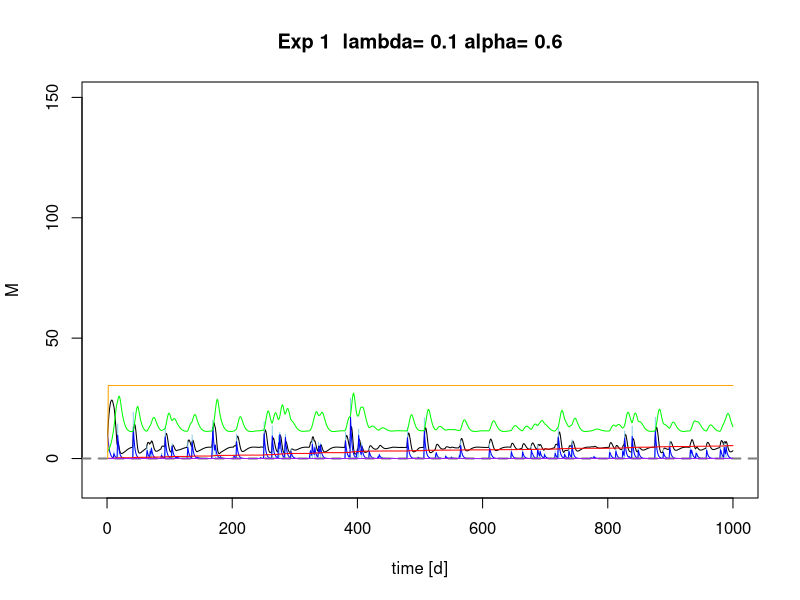
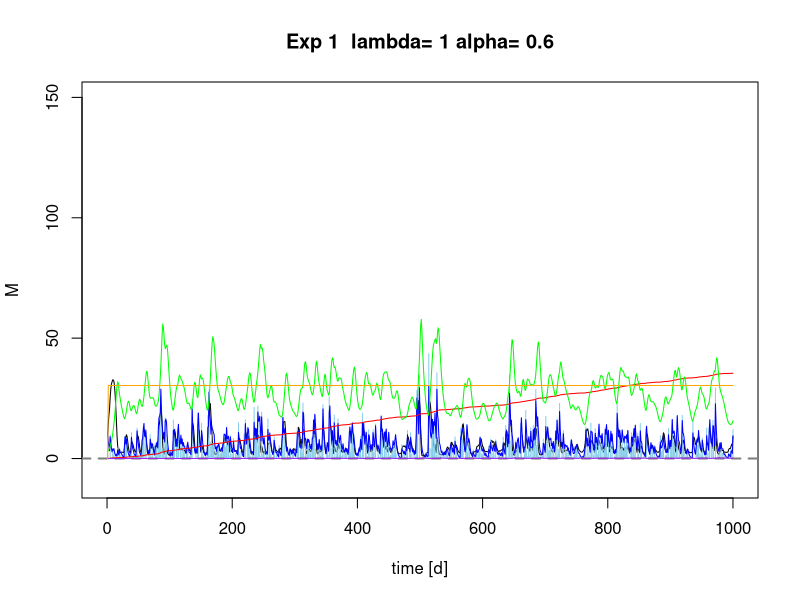
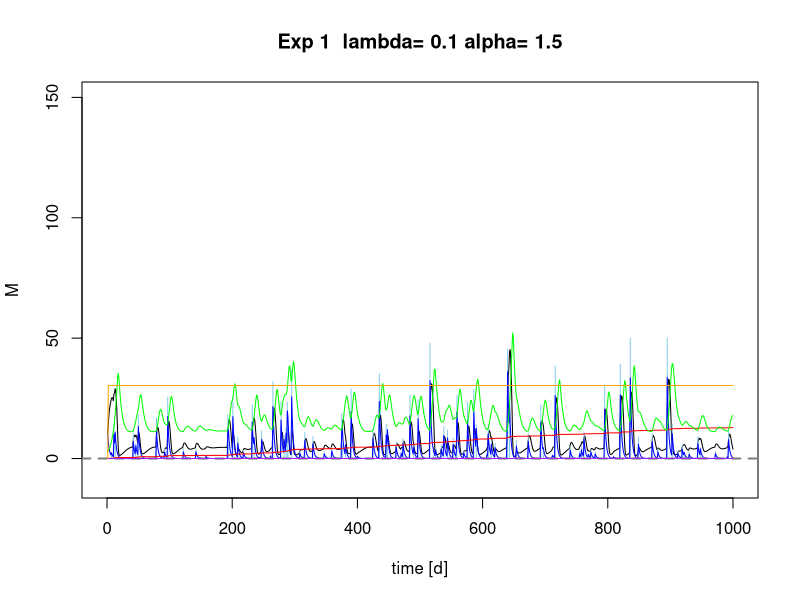
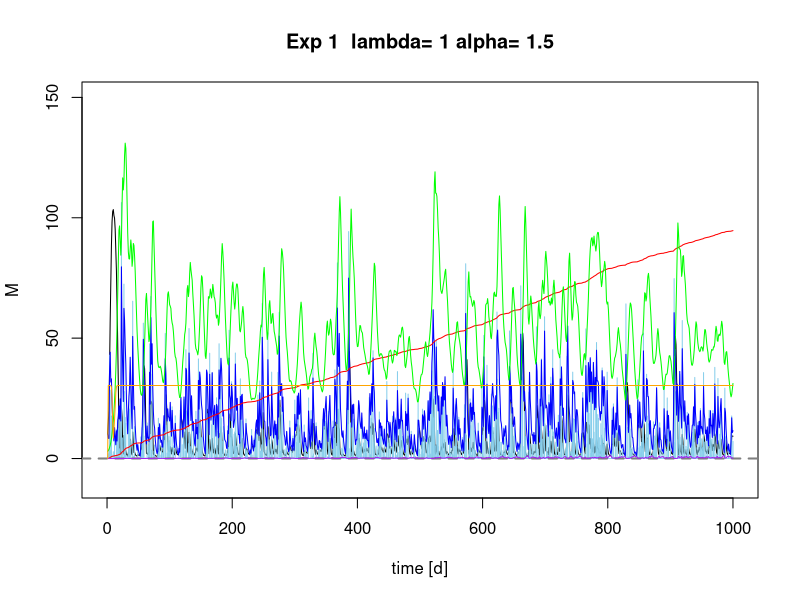
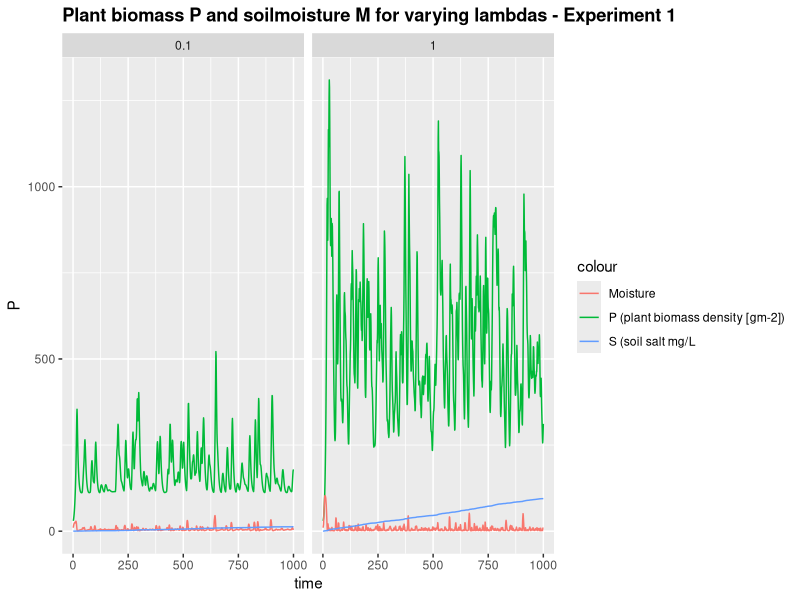
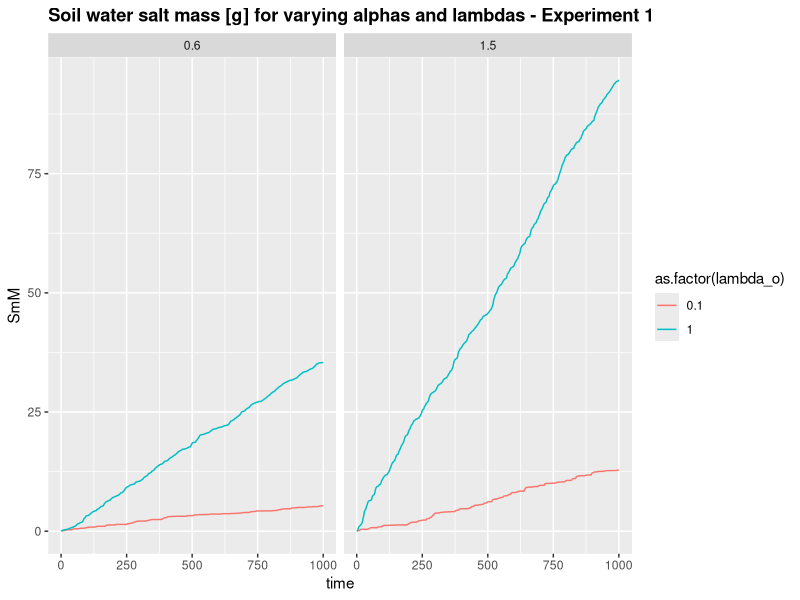
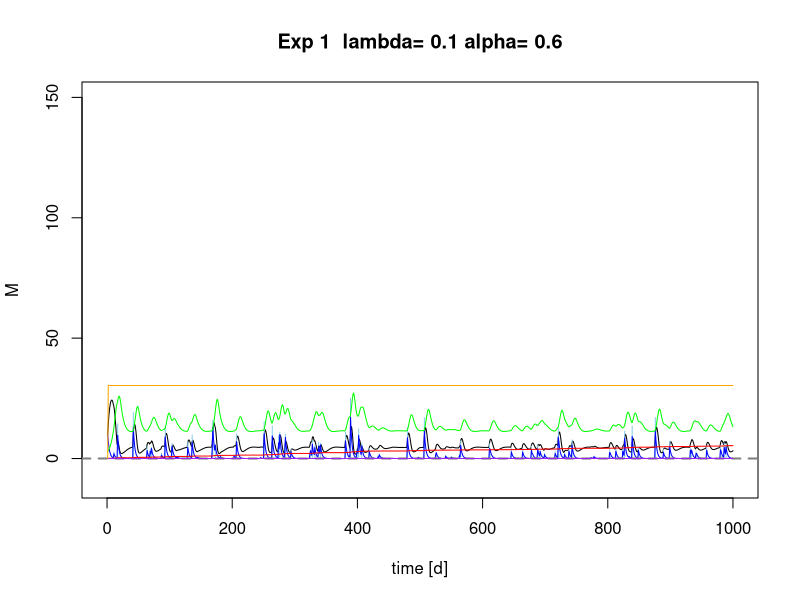
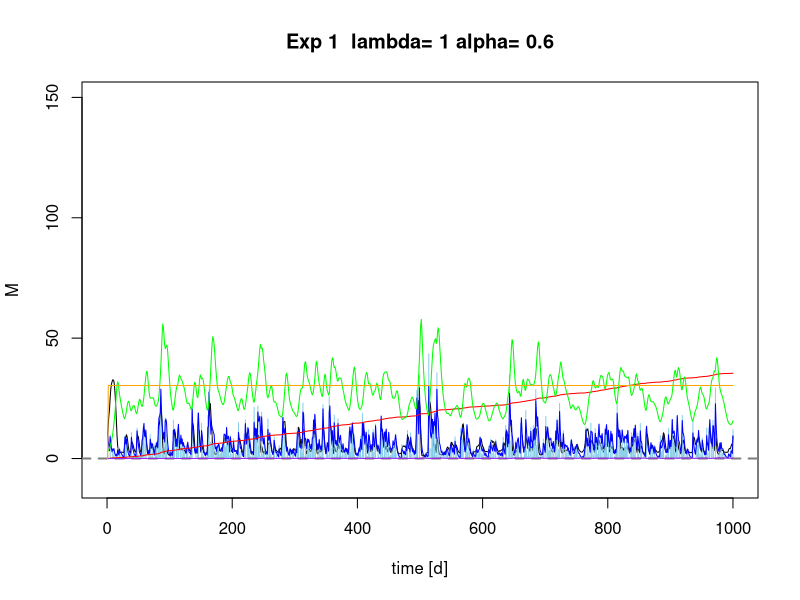

The R source for these figures, in order:
## ---- chunk 1

# Sandy Clay Loam
    n<-0.367 # porosity
    # more soil variables for evaporation & losses
    # Hydraulic conductivity
    K_s<-52.08*10 # mm/day
    # campbell's b
    b<-6.4069 # neurotheta sandy clay loam
    # van Genuchten parameters
#     avg <- 0.0521
#     nvg <- 1.237
    s_fc<-0.2677/n # Field capacity
    # This is the bubbling pressure
    psi_s_bar<--1.2E-3 #
 
   h1bar =  -psi_s_bar 
   hb = psi_s_bar*-10^5
 

  Zmax =1000 # [cm] maximum GROUNDWATER DEPTH
  Z =1000 # [cm] actual groundwater depth 

# parameters describing the soil
  soilpar <- list(b = b, n = n, s_fc = s_fc, K_s = K_s, 
                psi_s_bar = psi_s_bar, h1bar = h1bar, hb = hb)
    #................................................
    # Vegetation 1 (Grass)
    # paspalum secateum F-I and R-I, 2004

    Zr = 400 # soil depth (cm)   Also Table 2...Fernandez-Illescas and Rodriguez-Iturbe...2001


 # parameters describing the root zone   
  vegpar <- list(Zr = Zr)


# parameters describing plant dynamics and salt features

  alpha_i=0.5 #maximum infiltration rate per day, http://www.fao.org/docrep/s8684e/s8684e0a.htm
         
  k=12 # Saco et al, 2013
  W0=0.2 # Saco et al, 2013
  gmax=0.05 # Saco et al, 2013
  k1=5 # Saco et al, 2013
  c=10  # Saco et al, 2013
  f= 0.4  # f is the soil salt leaching efficiency (whether some salt is retained)
  ConcConst = 0.01 # ConcConst is the concentration of the salt in the infiltrating water in g/l
  CM.gw = 0.1 # salt concentration in groundwater
  d=0.24 # fraction of plant mortality
  
  par <- list(alpha_i=alpha_i,k=k, W0=W0, gmax=gmax, k1=k1, c=c, f=f, ConcConst=ConcConst, CM.gw= CM.gw, d=d)
## ---- chunk 2
Infil <- function(h,P, par){
  
  I=par$alpha_i*h*(P+par$k*par$W0)/(P+par$k)
  
  return (I)
}
## ---- chunk 3

WU <- function(M,P,par){ 
# using Svir in here means scaling Svir back to M, easier to do at Svir in balances  
#  WU=par$gmax*((M*(1+Svir))/(((M*(1+Svir))+par$k1)))*P 
  WU=par$gmax*(M/((M+par$k1)))*P 
  
  return(WU)
}
## ---- chunk 4

Gr <- function(M,P,par) { 
  
  Gr = par$c*WU(M,P,par)
  
  return(Gr)
}
## ---- chunk 5
Mo <- function(P,par) {
  # needs to be M/Svir because both are "large" numbers
  # you want a number ~1 for multiplication, or <0.1 for addition
  Mo = P*(par$d)
  
  return(Mo)

}
## ---- chunk 6
#******************************************
# based on Salvucci, 1993
L_n <- function(M,Z,Zmax,soilpar,vegpar) {
   Zr <- vegpar$Zr
   hb <- - soilpar$psi_s_bar*10^5 # (mm?)
   soilpar$s_fc <- (Z/hb)^(-1/soilpar$b)
   
   s=M/(soilpar$n*vegpar$Zr)
  
   psi = hb*s^-soilpar$b
 
#   hb <- hb*soilpar$n
#  hb_nd <- hb/psi # non-dim hb
   m=2 + 3/soilpar$b#5.64  # in Salvucci's paper it is called n, but I called it m here to not confuse it with porosity
   #m=3.3 # 3.3 for clay, 5.64 for silt-loam, 11.88 for sand-loam 


Znd <- Z/Zmax  # a non-dimensional Znd between 0 and 1 is defined, e.g. Zmax=10 m, Z= 1 m, Znd=0.1


#non-dimensional form of the flow rate equation  #nd flow rate
# qtot <- -soilpar$K_s*((z/hb)^(-n)-(s^-soilpar$b)^(-n))/(1+(s^-soilpar$b)^        (-n)+(n-1)*(z/hb)^(-n))/(soilpar$n*vegpar$Zr)

q <-((Z/hb)^(-m)-(psi/hb)^(-m))/(1+(psi/hb)^(-m)+(m-1)*(Z/hb)^(-m))#/(soilpar$n*Zr) # 
#q <-((((Znd/hb_nd)^-m)-((psi/hb)^-m))/((1+((psi/hb)^-m))+((m-1)*((Znd/hb_nd#)^-m)))) # 
# q <-((((Znd/hb_nd)^-m)-((psi/hb)^-m))/((1+((psi/hb)^-m))+((m-1)*((Znd/hb_nd)^-m)))) # 

# Mass flux
#browser()
flux <- soilpar$K_s*q
#flux<-ifelse(s<soilpar$s_fc, abs(flux), -abs(flux))


return(flux)
}

## ---- chunk 7
balances <- function(Rain, par, plotit=T,
                      soilpar,
                      vegpar){
   

  
# Storage vectors for the daily steps are initialized.

   M <- rep(0,length(Rain)) # soil moisture [mm]
   h <- rep(0,length(Rain)) # infiltration depth [mm]
   P <- rep(0,length(Rain)) #biomass density []
   CM<- rep(0,length(Rain)) # Salt concentration in soil water in g/L or g/mm
   SmI<- rep(0,length(Rain)) # Salt mass in infiltrating water [g]
   SmM <- rep(0,length(Rain)) # Salt mass in soil water [g]
   In <- rep(0,length(Rain)) # infiltration [mm]

   Svir <- rep(0,length(Rain)) # virtual saturation
   flux<- rep(0,length(Rain)) # drainage and capillary rise flux, according to sign



# Initial values to start the simulation.

   
   M[1] <- 10
   h[1] <- 10 
   P[1] <- 30
   CM[1]<- 0
   Svir[1] <- M[1]



# We decided to split the numerical calculations for the daily into 12 substeps.

   deltat <- 12 # split in 12 increments

  
# Storage vectors for the substeps are initialized.

   M_sub <- rep(0,deltat)
   h_sub <- rep(0,deltat)
   I_sub <- rep(0,deltat)
   #Q_sub <- rep(0,deltat)
   WU_sub <-rep(0,deltat) # Water uptake in mm
   P_sub <- rep(0,deltat) 
   Gr_sub <- rep(0,deltat) # Growth of biomass
   Mo_sub<- rep(0,deltat) # Mortality of biomass
   SmI_sub <- rep(0,deltat) 
   SmM_sub<- rep(0,deltat) 
   CM_sub<- rep(0,deltat) 
  Svir_sub <- rep(0,deltat) # virtual saturation

   flux_sub<-rep(0,deltat) # calculates leakage loss without evaporation loss

   U_salt <-rep(0,deltat)
   L_salt <-rep(0,deltat)


  
   timeincr= 1/deltat
   
  for (t in 2:length(Rain)){
    
    for (tt in 1:(deltat-1)) {
      
      h.old <- ifelse(tt==1,h[t-1],h_sub[tt])
      P.old <- ifelse(tt==1,P[t-1],P_sub[tt])
      M.old <- ifelse(tt==1,M[t-1],M_sub[tt])
      SmI.old <-ifelse(tt==1,SmI[t-1],SmI_sub[tt])
      CM.old <-ifelse(tt==1,CM[t-1],CM_sub[tt])
      Svir.old <-ifelse(tt==1,Svir[t-1],Svir_sub[tt])


# Balance for water depth on soil


h_sub[tt+1] <- h.old + ifelse(tt==1,(10*Rain[t]),0) - Infil(h.old, P.old,par)*timeincr

# Infiltration

      I_sub[tt] <- Infil(h.old, P.old,par)*timeincr

#  1. Update soil moisture with infiltration

      M_sub[tt + 1] <- M.old + I_sub[tt]      
      
# Now do all plant uptake and growth
# water uptake by plants: include infiltration in available water

      WU_sub[tt] <- WU(M=Svir.old,P.old,par)*timeincr 
      
      # growth rate
      Gr_sub[tt] <- Gr(M=Svir.old, P.old,par)*timeincr 
      # Mortality
      Mo_sub[tt]<- Mo(P.old, par)*timeincr
      # calculate plant biomass balance
      P_sub[tt + 1] <- P.old + Gr_sub[tt]- Mo_sub[tt] 
      
      
# re-calculate water balance
# 2. before leaching
      M_sub[tt + 1] <- M.old + I_sub[tt] - WU_sub[tt] #- L_sub[tt] 

# Calculate salt concentration in the soil

 # 3. calculate leaching and capillary rise amount
  flux_sub[tt+1]<-do.call(L_n,list(M=M_sub[tt+1],Z=Z, Zmax=Zmax,soilpar=soilpar,vegpar=vegpar))

# 4. final adjust soil moisture for leaching or capillary rise
 
   M_sub[tt + 1] <-  M_sub[tt + 1] + flux_sub[tt+1]*timeincr


# calculate saltbalance

# Salt leaching
    L_salt[tt+1] <- ifelse(flux_sub[tt+1]<0, par$f*CM_sub[tt+1]*flux_sub[tt+1]*timeincr,0) # leaching of salt

# salt uplfow
    U_salt[tt+1] <- ifelse(flux_sub[tt+1]>0, par$CM.gw*flux_sub[tt+1]*timeincr,0) # rise of salt

# salt mass coming in with infiltration
      SmI_sub[tt+1]<- SmI.old + I_sub[tt]*par$ConcConst 

#salt mass in soil
     SmM_sub[tt+1] <- SmI_sub[tt+1] + U_salt[tt+1] - L_salt[tt+1]
# salt concentration in soil
   CM_sub[tt+1]<- (SmM_sub[tt+1]/M_sub[tt+1])*(1/58.44) # 
    
# Virtual saturation (Shah et al., 2012), here in [mm] to be in the same unit as M
    Svir_sub[tt + 1]<-soilpar$n*vegpar$Zr*((soilpar$h1bar*10^-1)^(1/soilpar$b))*
                     ((soilpar$h1bar*10^-1)*(M_sub[tt + 1]/
                       (soilpar$n*vegpar$Zr))^(-soilpar$b)
                       +(3.6*CM_sub[tt + 1]))^(-1/soilpar$b)

    } 
  
# Aggregating the substep results to daily values.

    P[t] = P_sub[deltat]
    M[t] = M_sub[deltat]
    h[t] = h_sub[deltat]
    CM[t] = CM_sub[deltat]
    SmM[t] = SmM_sub[deltat] 
    SmI[t]=SmI_sub[deltat]
    In[t]= sum(I_sub)
    flux[t] = sum(flux_sub)
    Svir[t] = Svir_sub[deltat]

}


# Plotting
 
if (plotit==T) {  
  plot(M, type="l",ylim=c(-10,150),xlim=c(0,time),xlab=("time [d]"), main=paste("Exp 1  lambda=", lambda[j],"alpha=", alpha[i]))
  points(Rain*10, type="h", col="skyblue")
   
    lines(h,type="l", col="blue")
    abline(h=0, col="Gray50",lwd=2,lty=2)

    lines(SmM,type="l", col="red")
    lines(CM,type="l", col="purple")
    lines(P/10,type="l", col="green")
    lines(flux,type="l", col="orange")

#  legend("topright",cex=1, pt.cex=0.4, c("Moisture [mm]","Rainfall [mm]*10","overland flow depth[mm] ","salt mass in soil water [g]", "salt concentration in soil water [g/l]", "Plant biomass density [g/m^2]/10"),
#          col=c("black","skyblue","blue","red","purple","green"),lty=1)
 

}

Out <- data.frame(P=P,M=M,h=h, CM=CM, SmM=SmM, In=In, flux=flux, Svir=Svir)
return(Out)
}
## ---- chunk 8
alpha <- c(0.6,1.5) 
lambda <- c(0.1,1)

Store <- list()
sub_store <- list()
time <- 1000
delta <- 0
set.seed(1000)
## ---- chunk 9
# set the mortality value
# source("Rainfall.R")
Precip <- function(time,alpha,lambda,delta) {
  # generate a vector of times between rainfall events > delta
  f_P<-floor(rexp(time,lambda*exp(-delta/alpha))) # vector of times between rainfall occurrences (equation 4 & 8)
  # generate a binary vector from this (impulse function)
  binary.vec <- unlist(lapply(1:time,function(i) c(rep(0,f_P[i]),1)))
  R <- rexp(length(binary.vec),1/alpha)*binary.vec 
  return(R[1:time])
}

    for (i in 1:length(alpha)) {
  
for (j in 1:length(lambda)) {
      # generate the rainfall
    Rain <- Precip(time,alpha[i],lambda[j],delta)
    Rainlist <- data.frame(Precip(time,alpha[i],lambda[j],delta))
  
    sub_store[[j]] <-data.frame(alpha_o=rep(alpha[i],time),
                                lambda_o=rep(lambda[j],time),
                                balances(Rain,plotit=T, par=par,
                                soilpar, vegpar))
  }
  Store[[i]] <- sub_store
}
## ---- chunk 10
require(ggplot2)
lambda_sum <- do.call(rbind,Store[][[2]])
lambda_sum$time <- rep(1:time,length(lambda))

pl <- ggplot(lambda_sum,aes(x=time,y=P, colour="P (plant biomass density [gm-2])")) + geom_line()
pl  <- pl + geom_line(aes(x=time,y=M, colour="Moisture"))  
pl <- pl +  facet_wrap(~lambda_o)   #, colour=lambda_o (put this in aes-brackets) 
pl  + ggtitle("Plant biomass P and soilmoisture M for varying lambdas - Experiment 1") +  geom_line(aes(x=time, y=SmM, colour= "S (soil salt mg/L")) + theme(plot.title = element_text(lineheight=.8, face="bold"))
## ---- chunk 11
lambda_sum_all <- do.call(rbind,do.call(rbind,Store))
lambda_sum_all$time <- rep(rep(1:time,length(lambda)),length(alpha))


pa <- ggplot(lambda_sum_all,aes(x=time,y=SmM,col=as.factor(lambda_o))) + geom_line(linetype=1) 
# pa <- pa + + scale_color_gradient(low="blue", high="red")
pa <- pa  + facet_wrap(~alpha_o) + ggtitle("Soil water salt mass [g] for varying alphas and lambdas - Experiment 1") + theme(plot.title = element_text(lineheight=.8, face="bold"))
pa  
## ---- chunk 12
h1P<- lambda_sum$P
h1M <-lambda_sum$M
h1SmM<-lambda_sum$SmM
h1CM<-lambda_sum$CM

## ---- chunk 13

Gr <- function(M,P,par) { 
  
  Gr = par$c*WU(M,P,par)
  
  return(Gr)
}
## ---- chunk 14
Mo <- function(P,M,Svir,par) {
  # needs to be M/Svir because both are "large" numbers
  # you want a number ~1 for multiplication, or <0.1 for addition
  Mo = P*(par$d*(M/Svir))
  
  return(Mo)

}
## ---- chunk 15
balances <- function(Rain, par, plotit=T,
                      soilpar,
                      vegpar){
   

  
# Storage vectors for the daily steps are initialized.

   M <- rep(0,length(Rain)) # soil moisture [mm]
   h <- rep(0,length(Rain)) # infiltration depth [mm]
   P <- rep(0,length(Rain)) #biomass density []
   CM<- rep(0,length(Rain)) # Salt concentration in soil water in g/L or g/mm
   SmI<- rep(0,length(Rain)) # Salt mass in infiltrating water [g]
   SmM <- rep(0,length(Rain)) # Salt mass in soil water [g]
   In <- rep(0,length(Rain)) # infiltration [mm]

   Svir <- rep(0,length(Rain)) # virtual saturation
   flux<- rep(0,length(Rain)) # drainage and capillary rise flux, according to sign



# Initial values to start the simulation.

   
   M[1] <- 10
   h[1] <- 10 
   P[1] <- 30
   CM[1]<- 0
   Svir[1] <- M[1]



# We decided to split the numerical calculations for the daily into 12 substeps.

   deltat <- 12 # split in 12 increments

  
# Storage vectors for the substeps are initialized.

   M_sub <- rep(0,deltat)
   h_sub <- rep(0,deltat)
   I_sub <- rep(0,deltat)
   #Q_sub <- rep(0,deltat)
   WU_sub <-rep(0,deltat) # Water uptake in mm
   P_sub <- rep(0,deltat) 
   Gr_sub <- rep(0,deltat) # Growth of biomass
   Mo_sub<- rep(0,deltat) # Mortality of biomass
   SmI_sub <- rep(0,deltat) 
   SmM_sub<- rep(0,deltat) 
   CM_sub<- rep(0,deltat) 
  Svir_sub <- rep(0,deltat) # virtual saturation

   flux_sub<-rep(0,deltat) # calculates leakage loss without evaporation loss

   U_salt <-rep(0,deltat)
   L_salt <-rep(0,deltat)


  
   timeincr= 1/deltat
   
  for (t in 2:length(Rain)){
    
    for (tt in 1:(deltat-1)) {
      
      h.old <- ifelse(tt==1,h[t-1],h_sub[tt])
      P.old <- ifelse(tt==1,P[t-1],P_sub[tt])
      M.old <- ifelse(tt==1,M[t-1],M_sub[tt])
      SmI.old <-ifelse(tt==1,SmI[t-1],SmI_sub[tt])
      CM.old <-ifelse(tt==1,CM[t-1],CM_sub[tt])
      Svir.old <-ifelse(tt==1,Svir[t-1],Svir_sub[tt])


# Balance for water depth on soil


h_sub[tt+1] <- h.old + ifelse(tt==1,(10*Rain[t]),0) - Infil(h.old, P.old,par)*timeincr

# Infiltration

      I_sub[tt] <- Infil(h.old, P.old,par)*timeincr

#  1. Update soil moisture with infiltration

      M_sub[tt + 1] <- M.old + I_sub[tt]      
      
# Now do all plant uptake and growth
# water uptake by plants: include infiltration in available water

      WU_sub[tt] <- WU(M=Svir.old,P.old,par)*timeincr 
      
      # growth rate
      Gr_sub[tt] <- Gr(M=M.old, P.old,par)*timeincr 
      # Mortality
      Mo_sub[tt]<- Mo(P.old,M=M.old, Svir=Svir.old, par)*timeincr
      # calculate plant biomass balance
      P_sub[tt + 1] <- P.old + Gr_sub[tt]- Mo_sub[tt] 
      
      
# re-calculate water balance
# 2. before leaching
      M_sub[tt + 1] <- M.old + I_sub[tt] - WU_sub[tt] #- L_sub[tt] 

# Calculate salt concentration in the soil

 # 3. calculate leaching and capillary rise amount
  flux_sub[tt+1]<-do.call(L_n,list(M=M_sub[tt+1],Z=Z, Zmax=Zmax,soilpar=soilpar,vegpar=vegpar))

# 4. final adjust soil moisture for leaching or capillary rise
 
   M_sub[tt + 1] <-  M_sub[tt + 1] + flux_sub[tt+1]*timeincr


# calculate saltbalance

# Salt leaching
    L_salt[tt+1] <- ifelse(flux_sub[tt+1]<0, par$f*CM_sub[tt+1]*flux_sub[tt+1]*timeincr,0) # leaching of salt

# salt uplfow
    U_salt[tt+1] <- ifelse(flux_sub[tt+1]>0, par$CM.gw*flux_sub[tt+1]*timeincr,0) # rise of salt

# salt mass coming in with infiltration
      SmI_sub[tt+1]<- SmI.old + I_sub[tt]*par$ConcConst 

#salt mass in soil
     SmM_sub[tt+1] <- SmI_sub[tt+1] + U_salt[tt+1] - L_salt[tt+1]
# salt concentration in soil
   CM_sub[tt+1]<- (SmM_sub[tt+1]/M_sub[tt+1])*(1/58.44) # 
    
# Virtual saturation (Shah et al., 2012), here in [mm] to be in the same unit as M
    Svir_sub[tt + 1]<-soilpar$n*vegpar$Zr*((soilpar$h1bar*10^-1)^(1/soilpar$b))*
                     ((soilpar$h1bar*10^-1)*(M_sub[tt + 1]/
                       (soilpar$n*vegpar$Zr))^(-soilpar$b)
                       +(3.6*CM_sub[tt + 1]))^(-1/soilpar$b)

    } 
  
# Aggregating the substep results to daily values.

    P[t] = P_sub[deltat]
    M[t] = M_sub[deltat]
    h[t] = h_sub[deltat]
    CM[t] = CM_sub[deltat]
    SmM[t] = SmM_sub[deltat] 
    SmI[t]=SmI_sub[deltat]
    In[t]= sum(I_sub)
    flux[t] = sum(flux_sub)
    Svir[t] = Svir_sub[deltat]

}


# Plotting
 
if (plotit==T) {  
  plot(M, type="l",ylim=c(-10,150),xlim=c(0,time),xlab=("time [d]"), main=paste("Exp 1  lambda=", lambda[j],"alpha=", alpha[i]))
  points(Rain*10, type="h", col="skyblue")
   
    lines(h,type="l", col="blue")
    abline(h=0, col="Gray50",lwd=2,lty=2)

    lines(SmM,type="l", col="red")
    lines(CM,type="l", col="purple")
    lines(P/10,type="l", col="green")
    lines(flux,type="l", col="orange")

#  legend("topright",cex=1, pt.cex=0.4, c("Moisture [mm]","Rainfall [mm]*10","overland flow depth[mm] ","salt mass in soil water [g]", "salt concentration in soil water [g/l]", "Plant biomass density [g/m^2]/10"),
#          col=c("black","skyblue","blue","red","purple","green"),lty=1)
 

}

Out <- data.frame(P=P,M=M,h=h, CM=CM, SmM=SmM, In=In, flux=flux, Svir=Svir)
return(Out)
}
## ---- chunk 16
alpha <- c(0.6,1.5) 
lambda <- c(0.1,1)

Store <- list()
sub_store <- list()
time <- 1000
delta <- 0
set.seed(1000)
## ---- chunk 17
#source("Rainfall.R")


for (i in 1:length(alpha)) {
  
for (j in 1:length(lambda)) {
    # generate the rainfall
    Rain <- Precip(time,alpha[i],lambda[j],delta)
    Rainlist <- data.frame(Precip(time,alpha[i],lambda[j],delta)) 
    
    sub_store[[j]] <-data.frame(alpha_o=rep(alpha[i],time),
                                lambda_o=rep(lambda[j],time),
                                balances(Rain,plotit=T, par=par,
                                soilpar, vegpar))
  }
  Store[[i]] <- sub_store
}
## ---- chunk 18
require(ggplot2)
lambda_sum <- do.call(rbind,Store[][[2]])
lambda_sum$time <- rep(1:time,length(lambda))

pl <- ggplot(lambda_sum,aes(x=time,y=P, colour="P (plant biomass density [gm-2])")) + geom_line()
pl  <- pl + geom_line(aes(x=time,y=M, colour="Moisture"))  
pl <- pl +  facet_wrap(~lambda_o)   #, colour=lambda_o (put this in aes-brackets) 
pl  + ggtitle("Plant biomass P and soilmoisture M for varying lambdas - Experiment 2") +  geom_line(aes(x=time, y=SmM, colour= "S (soil salt mg/L")) + theme(plot.title = element_text(lineheight=.8, face="bold"))
## ---- chunk 19
lambda_sum_all <- do.call(rbind,do.call(rbind,Store))
lambda_sum_all$time <- rep(rep(1:time,length(lambda)),length(alpha))


pa <- ggplot(lambda_sum_all,aes(x=time,y=SmM,col=as.factor(lambda_o))) + geom_line(linetype=1) 
# pa <- pa + + scale_color_gradient(low="blue", high="red")
pa <- pa  + facet_wrap(~alpha_o) + ggtitle("Soil water salt mass [g] for varying alphas and lambdas - Experiment 2") + theme(plot.title = element_text(lineheight=.8, face="bold"))
pa  
## ---- chunk 20

h2P<- lambda_sum$P
h2M <-lambda_sum$M
h2SmM<-lambda_sum$SmM
h2CM<-lambda_sum$CM

## ---- chunk 21
summary(h1P) # Plant biomass exp 1
summary(h2P) # Plant biomass exp 2
summary(h1M) # soil moisture exp 1
summary(h2M) # soil moisture exp 2
summary(h1SmM) # soil salt mass exp 1
summary(h2SmM) # soil salt mass exp 2
summary(h1CM) # soil salt concentration exp 1
summary(h2CM) # soil salt concentration exp 2
## ---- chunk 22

par(mfrow = c(1,2))
hist(h1P, breaks=10, main = 'Plant biomass Experiment 1')
hist(h2P, breaks=10, main = 'Plant biomass Experiment 2')
hist(h1M, breaks=10,main="Soil moisture Exp 1")
hist(h2M, breaks=10,main="Soil moisture Exp 2")
hist(h1SmM, breaks=10,main="soil salt mass Exp 1")
hist(h2SmM, breaks=10,main="soil salt mass Exp 2")
hist(h1CM, breaks=10, main="Salt concentration in soil Exp 1")
hist(h2CM, breaks=10, main="Salt concentration in soil Exp 2")

## ---- chunk 23
wilcox.test(h1M,h2M) # soil moisture
wilcox.test(h1P,h2P) # plant biomass
wilcox.test(h1SmM,h2SmM) # soil salt mass
wilcox.test(h1CM,h2CM) # soil salt concentration

